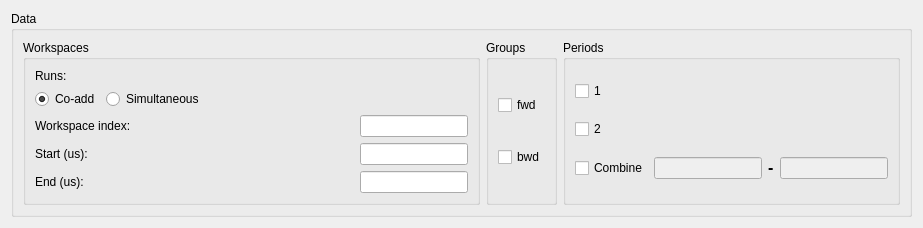
<?xml version="1.0" encoding="UTF-8"?>
<ui version="4.0">
 <class>MuonFitDataSelector</class>
 <widget class="QWidget" name="MuonFitDataSelector">
  <property name="geometry">
   <rect>
    <x>0</x>
    <y>0</y>
    <width>923</width>
    <height>224</height>
   </rect>
  </property>
  <property name="windowTitle">
   <string>MuonFitDataSelector</string>
  </property>
  <layout class="QGridLayout" name="gridLayoutAll">
   <item row="0" column="0">
    <widget class="QGroupBox" name="groupBoxDataSelector">
     <property name="title">
      <string>Data</string>
     </property>
     <layout class="QHBoxLayout" name="horizontalLayoutGroupBoxes">
      <item>
       <widget class="QGroupBox" name="groupBoxWorkspaces">
        <property name="title">
         <string>Workspaces</string>
        </property>
        <layout class="QVBoxLayout" name="verticalLayoutWorkspaces">
         <item>
          <layout class="QHBoxLayout" name="horizontalLayoutRuns">
           <item>
            <widget class="QLabel" name="lblRuns">
             <property name="text">
              <string>Runs:</string>
             </property>
            </widget>
           </item>
           <item>
            <widget class="MantidQt::MantidWidgets::MWRunFiles" name="runs" native="true">
             <property name="sizePolicy">
              <sizepolicy hsizetype="Expanding" vsizetype="Preferred">
               <horstretch>0</horstretch>
               <verstretch>0</verstretch>
              </sizepolicy>
             </property>
             <property name="label" stdset="0">
              <string/>
             </property>
             <property name="multipleFiles" stdset="0">
              <bool>true</bool>
             </property>
             <property name="findRunFiles" stdset="0">
              <bool>true</bool>
             </property>
            </widget>
           </item>
          </layout>
         </item>
         <item>
          <layout class="QHBoxLayout" name="horizontalLayoutRadioButtons">
           <item>
            <widget class="QRadioButton" name="rbCoAdd">
             <property name="text">
              <string>Co-add</string>
             </property>
             <property name="checked">
              <bool>true</bool>
             </property>
            </widget>
           </item>
           <item>
            <widget class="QRadioButton" name="rbSimultaneous">
             <property name="sizePolicy">
              <sizepolicy hsizetype="MinimumExpanding" vsizetype="Fixed">
               <horstretch>0</horstretch>
               <verstretch>0</verstretch>
              </sizepolicy>
             </property>
             <property name="minimumSize">
              <size>
               <width>0</width>
               <height>0</height>
              </size>
             </property>
             <property name="text">
              <string>Simultaneous</string>
             </property>
            </widget>
           </item>
          </layout>
         </item>
         <item>
          <layout class="QHBoxLayout" name="horizontalLayoutWSIndex">
           <item>
            <widget class="QLabel" name="lblWSIndex">
             <property name="text">
              <string>Workspace index:</string>
             </property>
            </widget>
           </item>
           <item>
            <spacer name="horizontalSpacer">
             <property name="orientation">
              <enum>Qt::Horizontal</enum>
             </property>
             <property name="sizeHint" stdset="0">
              <size>
               <width>40</width>
               <height>20</height>
              </size>
             </property>
            </spacer>
           </item>
           <item>
            <widget class="QLineEdit" name="txtWSIndex">
             <property name="sizePolicy">
              <sizepolicy hsizetype="Preferred" vsizetype="Fixed">
               <horstretch>0</horstretch>
               <verstretch>0</verstretch>
              </sizepolicy>
             </property>
            </widget>
           </item>
          </layout>
         </item>
         <item>
          <layout class="QHBoxLayout" name="horizontalLayoutStartTime">
           <item>
            <widget class="QLabel" name="lblStart">
             <property name="text">
              <string>&lt;html&gt;&lt;head/&gt;&lt;body&gt;&lt;p&gt;Start (us):&lt;/p&gt;&lt;/body&gt;&lt;/html&gt;</string>
             </property>
            </widget>
           </item>
           <item>
            <spacer name="horizontalSpacerStart">
             <property name="orientation">
              <enum>Qt::Horizontal</enum>
             </property>
             <property name="sizeHint" stdset="0">
              <size>
               <width>40</width>
               <height>20</height>
              </size>
             </property>
            </spacer>
           </item>
           <item>
            <widget class="QLineEdit" name="txtStart">
             <property name="sizePolicy">
              <sizepolicy hsizetype="Preferred" vsizetype="Fixed">
               <horstretch>0</horstretch>
               <verstretch>0</verstretch>
              </sizepolicy>
             </property>
            </widget>
           </item>
          </layout>
         </item>
         <item>
          <layout class="QHBoxLayout" name="horizontalLayoutEndTime">
           <item>
            <widget class="QLabel" name="lblEnd">
             <property name="text">
              <string>End (us):</string>
             </property>
            </widget>
           </item>
           <item>
            <spacer name="horizontalSpacerEnd">
             <property name="orientation">
              <enum>Qt::Horizontal</enum>
             </property>
             <property name="sizeHint" stdset="0">
              <size>
               <width>40</width>
               <height>20</height>
              </size>
             </property>
            </spacer>
           </item>
           <item>
            <widget class="QLineEdit" name="txtEnd">
             <property name="sizePolicy">
              <sizepolicy hsizetype="Preferred" vsizetype="Fixed">
               <horstretch>0</horstretch>
               <verstretch>0</verstretch>
              </sizepolicy>
             </property>
            </widget>
           </item>
          </layout>
         </item>
        </layout>
       </widget>
      </item>
      <item>
       <widget class="QGroupBox" name="groupBoxGroups">
        <property name="title">
         <string>Groups</string>
        </property>
        <layout class="QVBoxLayout" name="verticalLayoutGroups">
         <item>
          <widget class="QCheckBox" name="chkFwd">
           <property name="text">
            <string>fwd</string>
           </property>
          </widget>
         </item>
         <item>
          <widget class="QCheckBox" name="chkBwd">
           <property name="text">
            <string>bwd</string>
           </property>
          </widget>
         </item>
        </layout>
       </widget>
      </item>
      <item>
       <widget class="QGroupBox" name="groupBoxPeriods">
        <property name="title">
         <string>Periods</string>
        </property>
        <layout class="QVBoxLayout" name="verticalLayoutPeriods">
         <item>
          <widget class="QCheckBox" name="chk1">
           <property name="text">
            <string>1</string>
           </property>
          </widget>
         </item>
         <item>
          <widget class="QCheckBox" name="chk2">
           <property name="text">
            <string>2</string>
           </property>
          </widget>
         </item>
         <item>
          <layout class="QHBoxLayout" name="horizontalLayoutPeriodsCombine">
           <item>
            <widget class="QCheckBox" name="chkCombine">
             <property name="text">
              <string>Combine</string>
             </property>
            </widget>
           </item>
           <item>
            <widget class="QLineEdit" name="txtFirst">
             <property name="enabled">
              <bool>false</bool>
             </property>
             <property name="sizePolicy">
              <sizepolicy hsizetype="Maximum" vsizetype="Fixed">
               <horstretch>0</horstretch>
               <verstretch>0</verstretch>
              </sizepolicy>
             </property>
            </widget>
           </item>
           <item>
            <widget class="QLabel" name="lblMinus">
             <property name="text">
              <string>&lt;html&gt;&lt;head/&gt;&lt;body&gt;&lt;p&gt;&lt;span style=&quot; font-size:12pt; font-weight:600;&quot;&gt;-&lt;/span&gt;&lt;/p&gt;&lt;/body&gt;&lt;/html&gt;</string>
             </property>
            </widget>
           </item>
           <item>
            <widget class="QLineEdit" name="txtSecond">
             <property name="enabled">
              <bool>false</bool>
             </property>
             <property name="sizePolicy">
              <sizepolicy hsizetype="Maximum" vsizetype="Fixed">
               <horstretch>0</horstretch>
               <verstretch>0</verstretch>
              </sizepolicy>
             </property>
            </widget>
           </item>
          </layout>
         </item>
        </layout>
       </widget>
      </item>
     </layout>
    </widget>
   </item>
  </layout>
 </widget>
 <customwidgets>
  <customwidget>
   <class>MantidQt::MantidWidgets::MWRunFiles</class>
   <extends>QWidget</extends>
   <header>MantidQtMantidWidgets/MWRunFiles.h</header>
  </customwidget>
 </customwidgets>
 <resources/>
 <connections/>
</ui>
